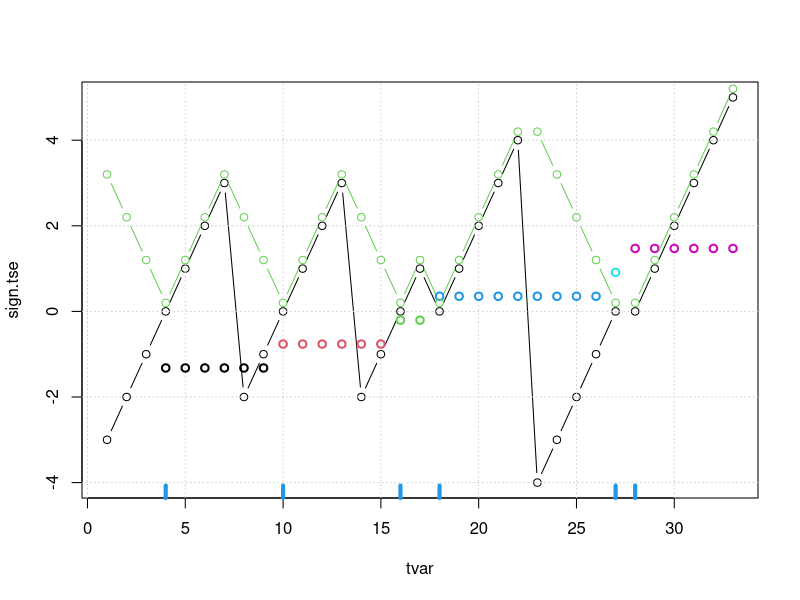

This chart was generated by the following R code:
library(doBy)


### Name: timeSinceEvent
### Title: Calculate "time since event" in a vector.
### Aliases: timeSinceEvent
### Keywords: utilities

### ** Examples


## Events:
yvar <- c(0, 0, 0, 1, 0, 0, 0, 0, 0, 1, 0, 0, 0, 0, 0, 1, 0, 1, 0, 0, 0,
          0, 0, 0, 0, 0, 1, 1, 0, 0, 0, 0, 0)

## Plot results:
tse<- timeSinceEvent(yvar)
plot(sign.tse~tvar, data=tse, type="b")
grid()
rug(tse$tvar[tse$yvar==1], col=4, lwd=4)
points(scale(tse$run), col=tse$run, lwd=2)
lines(abs.tse + .2 ~ tvar, data=tse, type="b", col=3)

## Find times for which time since an event is at most 1:
tse$tvar[tse$abs<=1]

yvar <- c(0, 0, 0, 0, 0, 0, 0, 0, 0, 0, 0, 0, 0, 0, 1, 1, 0, 0, 0, 0, 
0, 0, 0, 0, 0, 0, 0, 0, 0, 1, 0, 0, 0, 0, 0, 0, 0, 0, 0, 0, 0
)
tvar <- c(207, 208, 208, 208, 209, 209, 209, 209, 210, 210, 211, 211, 
211, 212, 213, 213, 214, 214, 215, 216, 216, 216, 216, 217, 217, 
217, 218, 218, 219, 219, 219, 219, 220, 220, 221, 221, 221, 221, 
222, 222, 222)

timeSinceEvent(yvar, tvar)
